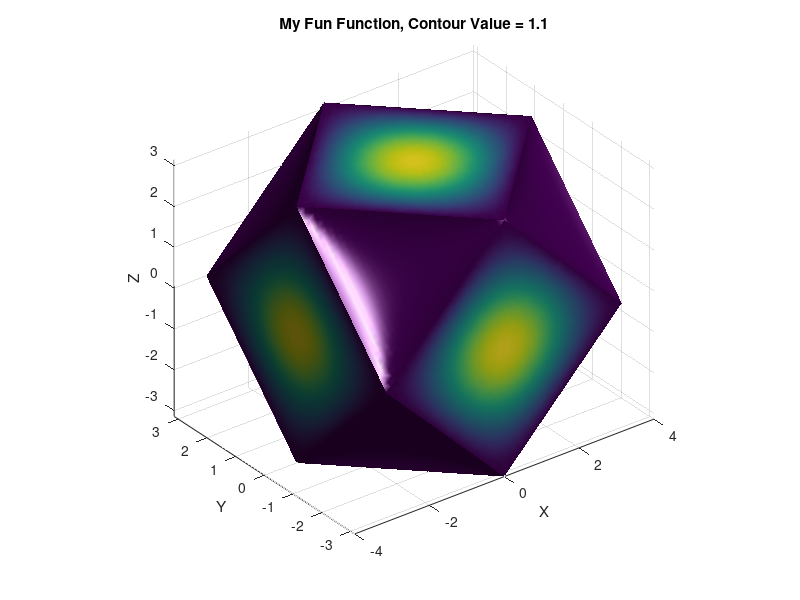
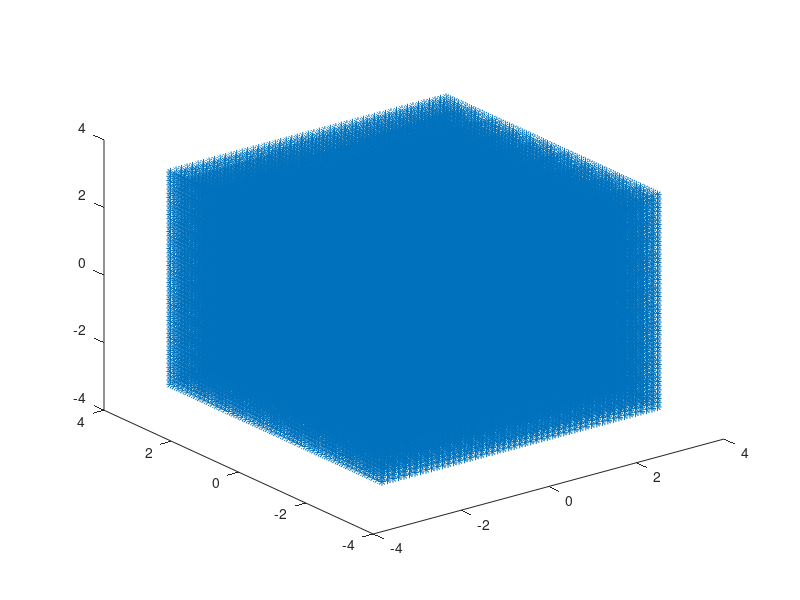

These charts were generated, in order, by the following MATLAB code:
close all; clear all; clc; format long e;
points=linspace(-pi,pi,51);
[x,y,z]=meshgrid(points,points,points);
fun_function =cos(x)+cos(y)+cos(z);
isosurface(x,y,z,fun_function,-1);
isocaps(x,y,z,fun_function,-1);
grid on;
title(['My Fun Function, Contour Value = ',num2str(1.1)]);
xlabel('X');ylabel('Y');zlabel('Z');
axis([-pi,pi,-pi,pi,-pi,pi]);
axis equal tight
figure
x = x(:);
y = y(:);
z = z(:);
plot3(x,y,z,'*')
